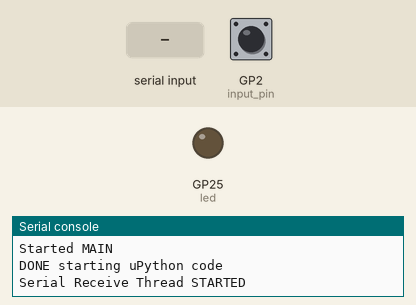
The program below on a simulated Raspberry Pi Pico running MicroPython. Shown: output pins drawn as LEDs (lit = HIGH), the last lines printed to the serial console. Dashed ring = blinking. The inputs (shaded band) are chosen by the test bench; at power-on: GP2 (input_pin) HIGH. Threads take turns every 2 ms.

Above: at 1.2 s.
1.3 s: "LED" typed at the serial console, then Enter
At 3.4 s:
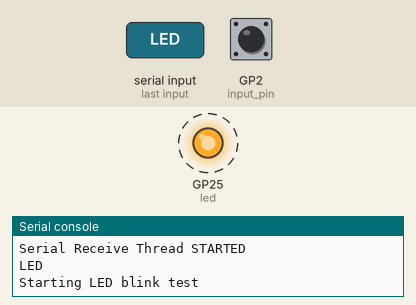
10.3 s: "STOP" typed at the serial console, then Enter
At 11.7 s:
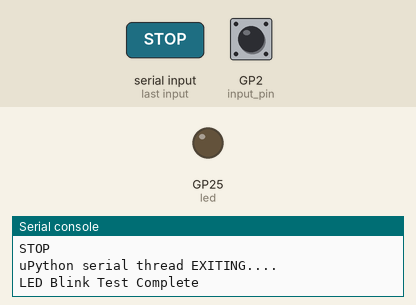
Timing chart, 0 to 13.0 s (numbered marks = the images above; inputs shaded):
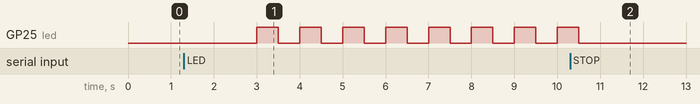

The program:

upython_code.py
```python
from machine import Pin
import select
import time
import sys
import _thread


#          888~-_                  e88~-_                 888
# 888  888 888   \  Y88b  /       d888   \  e88~-_   e88~\888  e88~~8e
# 888  888 888    |  Y888/        8888     d888   i d888  888 d888  88b
# 888  888 888   /    Y8/         8888     8888   | 8888  888 8888__888
# 888  888 888_-~      Y          Y888   / Y888   ' Y888  888 Y888    ,
# "88_-888 888        /            "88_-~   "88_-~   "88_/888  "88___/
#                  _/


# Communication back to the GUI is done using a simple print
print('STARTING uPython code...')

# Anti-pattern anywone?  Cheating to get global variables so that the code isn't peppered with global statements

class G:
    stop_requested = False
    blink_led = False
    input_pin:Pin = None
    pin_map = {}        # dictionary of pin to pin num

# 888~-_                               ,e,
# 888   \   e88~~8e   e88~~\  e88~~8e   "  Y88b    /  e88~~8e
# 888    | d888  88b d888    d888  88b 888  Y88b  /  d888  88b
# 888   /  8888__888 8888    8888__888 888   Y88b/   8888__888
# 888_-~   Y888    , Y888    Y888    , 888    Y8/    Y888    ,
# 888 ~-_   "88___/   "88__/  "88___/  888     Y      "88___/
#
# ~~~888~~~ 888                                888
#    888    888-~88e  e88~~8e    /~~~8e   e88~\888
#    888    888  888 d888  88b       88b d888  888
#    888    888  888 8888__888  e88~-888 8888  888
#    888    888  888 Y888    , C888  888 Y888  888
#    888    888  888  "88___/   "88_-888  "88_/888


def receive_thread():
    print('Serial Receive Thread STARTED')
    while True:
        # See if chars are available on the serial port
        r, _, _ = select.select([sys.stdin], [], [], 2.0)
        if r:
            line = sys.stdin.readline().strip()
            if not line:
                continue
            if line.startswith('TEST'):
                for i in range(10):
                    print(f'Test {i}')
                    time.sleep(.2)
            elif line.startswith('STOP'):
                print('uPython serial thread EXITING....')
                G.stop_requested = True
                _thread.exit()
            elif line.startswith('LED'):
                print('Starting LED blink test')
                G.blink_led = True
            else:
                print(f'Received unknown command: {line}')


# 888            d8                                                d8
# 888 888-~88e _d88__  e88~~8e  888-~\ 888-~\ 888  888 888-~88e  _d88__
# 888 888  888  888   d888  88b 888    888    888  888 888  888b  888
# 888 888  888  888   8888__888 888    888    888  888 888  8888  888
# 888 888  888  888   Y888    , 888    888    888  888 888  888P  888
# 888 888  888  "88_/  "88___/  888    888    "88_-888 888-_88"   "88_/
#                                                      888


@micropython.native
def chip_interrupt(pin:Pin):
    try:
        pin_num = G.pin_map[pin]
    except:
        print('Error pin lookup')
        pin_num = None
    print(f'Interrupt on pin {pin_num}')


def blink_led():
    led = Pin(25, Pin.OUT)  # use any free GPIO pin number

    for i in range(0,20):
        led.value(1)				# optimized call
        time.sleep(.5)
        led.value(0)
        time.sleep(.5)
        if G.stop_requested:
            return


#      e    e                ,e,
#     d8b  d8b       /~~~8e   "  888-~88e
#    d888bdY88b          88b 888 888  888
#   / Y88Y Y888b    e88~-888 888 888  888
#  /   YY   Y888b  C888  888 888 888  888
# /          Y888b  "88_-888 888 888  888

def main():
    print('Started MAIN')
    G.input_pin = Pin(2, Pin.IN)
    G.pin_map[G.input_pin] = 2
    G.input_pin.irq(chip_interrupt, Pin.IRQ_FALLING)

    _thread.start_new_thread(receive_thread, ())

    print('DONE starting uPython code')
    # background / work loop
    while True:
        time.sleep(3)
        if G.stop_requested:
            print('uPython code EXITING')
            break
        elif G.blink_led:
            blink_led()
            G.blink_led = False
            print('LED Blink Test Complete')
    sys.exit()

if __name__ == '__main__':
    main()
```

Measured:
- after the input at 1.3 s, GP25 (led): alternates HIGH for 0.50 s and LOW for 0.50 s, starting after 1.7 s
- after the input at 10.3 s, GP25 (led): goes on until 10.5 s, then stays LOW
